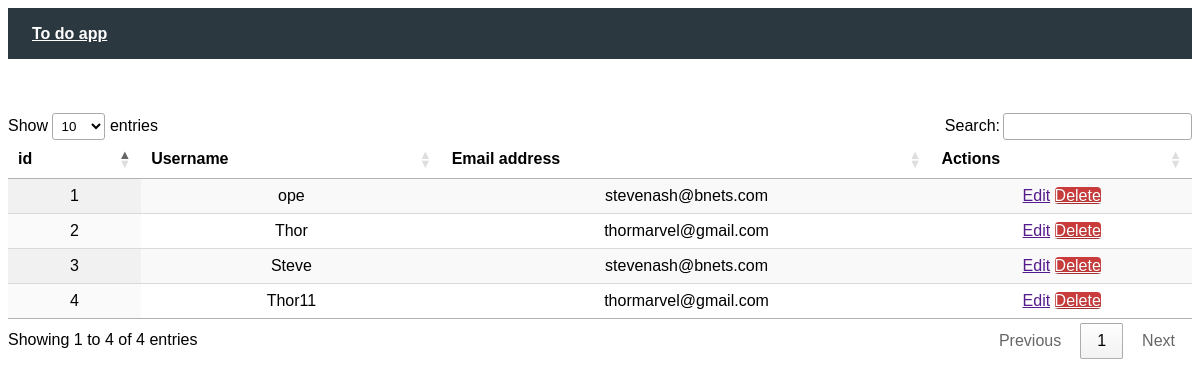
Screenshot of /allusers with the database file from the repository.
### tables this page shows
CREATE TABLE users(
        id INTEGER PRIMARY KEY AUTOINCREMENT,
        username VARCHAR(24),
        password VARCHAR(32),
        email VARCHAR(55)
    );

### app.py (the view)
@app.route("/allusers", methods = ['GET'])
def get_all_users():
    all_users = model.admin.get_all_users()
    return render_template('admin/allusers.html', all_users = all_users )

### app.py (called while the page is built)
@app.before_request
def before_request():
    g.username = None
    if 'username' in session:
        g.username = session['username']

### model.py (called while the page is built)
    def get_all_users(self):
        connection = sqlite3.connect('todo_app.db', check_same_thread=False)
        connection.row_factory = sqlite3.Row
        cursor = connection.cursor()
        cursor.execute(""" SELECT * FROM users ORDER BY id DESC; """)
        db_users = cursor.fetchall()
        connection.commit()
        cursor.close()
        connection.close()
        return db_users

### templates/admin/allusers.html (shortened to what this page needs)
{% extends "layout/base.html" %}
{% block content %}
<div class="container">
    <br>
    <br>
    <br>
    <table id="table_id" class="display" style="width: 100%; margin-left: auto; margin-right: auto;">
        <thead>
            <tr>
                <th>id</th>
                <th>Username</th>
                <th>Email address</th>
                <th>Actions</th>
            </tr>
        </thead>
        <tbody>
            {% for user in all_users %}
            <tr>
                <td>{{ user["id"] }}</td>
                <td>{{ user["username"] }}</td>
                <td>{{ user["email"] }}</td>
                <td>
                    <a href="" class="pure-button pure-button-primary">Edit</a>
                    <a href="" class="button-error pure-button">Delete</a>
                </td>
            </tr>
            {% endfor %}
        </tbody>
    </table>
</div>
{% endblock %}

### static/css/style.css (style rules this page uses)
body { font-family: Arial, Helvetica, sans-serif; text-align: center; }
.button-success, .button-error, .button-warning, .button-secondary { color: white; border-radius: 4px; text-shadow: 0 1px 1px rgba(0, 0, 0, 0.2); }
.button-error { background: rgb(202, 60, 60); }

### rows the page displays
users: id "4", username "Thor11", email "thormarvel@gmail.com"
users: id "3", username "Steve", email "stevenash@bnets.com"
users: id "2", username "Thor", email "thormarvel@gmail.com"
users: id "1", username "ope", email "stevenash@bnets.com"
